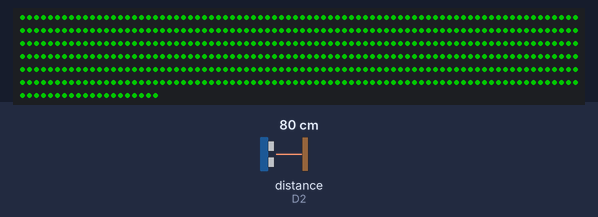
A sketch run on a simulated ESP8266 (NodeMCU). Shown: 500 RGB LEDs in strip order, left to right, continuing on the next row. Wiring (inferred from the names in the program): ultrasonic range finder: trigger D1; echo D2. The test bench sets the inputs (shaded band); at power-on: distance to the obstacle (sensor on D2) 80 cm. The echo pulse lasts 58.3 µs per cm; dim RGB values are drawn brighter than linear; random numbers use the default seed unless the sketch sets one.

Above: at 1.2 s.
1.3 s: distance to the obstacle (sensor on D2) set to 2 cm
At 1.93 s:
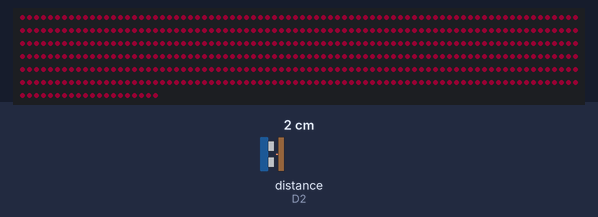
3.9 s: distance to the obstacle (sensor on D2) set to 18 cm
At 4.33 s:
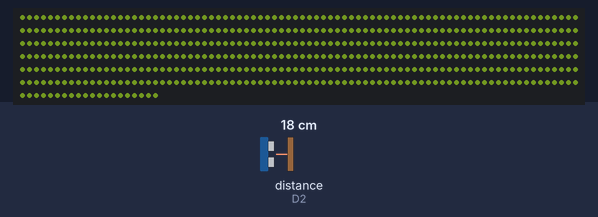
5.6 s: distance to the obstacle (sensor on D2) set to 4 cm
At 7.15 s:
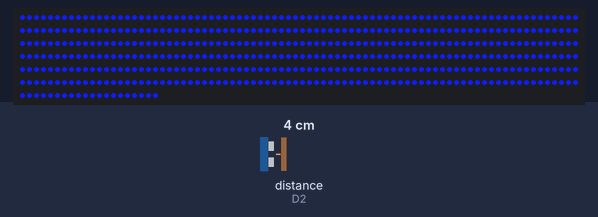
8.3 s: distance to the obstacle (sensor on D2) set to 120 cm
At 8.82 s:
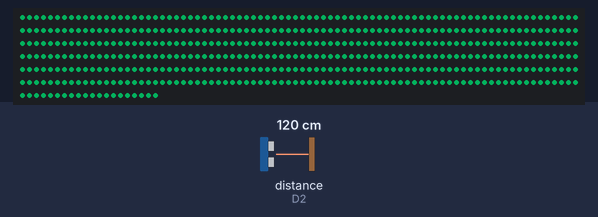
Timing chart, 0 to 11.1 s (numbered marks = the images above; inputs shaded):
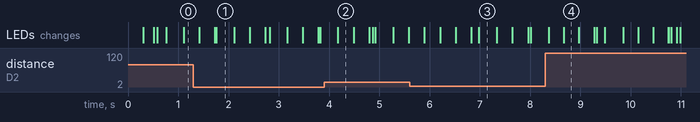

The sketch:

LEDProximitySensor.ino
```cpp
#include <FastLED.h>

#define LED_PIN D0   // Data pin connected to D0 (GPIO16)
#define TRIG_PIN D1  // Trigger pin connected to D1 (GPIO5)
#define ECHO_PIN D2  // Echo pin connected to D2 (GPIO4)

#define NUM_LEDS 500         // Number of LEDs in the strip
#define MAX_BRIGHTNESS 255  // Maximum brightness level (0-255)
#define MIN_BRIGHTNESS 32   // Minimum brightness level (0-255)
#define LED_TYPE WS2812B
#define COLOR_ORDER GRB
#define DEFAULT_COLOR CRGB::Green
#define TRANSITION_DURATION 2000
#define DETECTION_DISTANCE 10
#define REFRESH_RATE 10

CRGB leds[NUM_LEDS];

struct LEDController {
  CRGB currentColor = DEFAULT_COLOR;
  CRGB targetColor = DEFAULT_COLOR;

  float fadeValue = 0.0;
  float fadeRate = 0.05;
  unsigned long fadeDuration = TRANSITION_DURATION;
  unsigned long fadeStartTime = 0;

  void setup() {
    FastLED.addLeds<LED_TYPE, LED_PIN, COLOR_ORDER>(leds, NUM_LEDS).setCorrection(TypicalLEDStrip);
    FastLED.setBrightness(MIN_BRIGHTNESS);
  }

  void update() {
    updateBrightness();
    updateColor();
  }

  void updateBrightness() {
    fadeValue += fadeRate;
    if (fadeValue > TWO_PI) fadeValue -= TWO_PI;
    float brightness = (sin(fadeValue) + 1.0) / 2.0 * (MAX_BRIGHTNESS - MIN_BRIGHTNESS) + MIN_BRIGHTNESS;
    FastLED.setBrightness((uint8_t)brightness);
  }

  void setColor(CRGB color) {
      if (color != targetColor) {
          targetColor = color;
          fadeStartTime = millis();
      }
  }

  void updateColor() {
      unsigned long currentTime = millis();
      if (fadeStartTime > 0 && currentTime - fadeStartTime < fadeDuration) {
          float progress = (float)(currentTime - fadeStartTime) / fadeDuration;
          currentColor = blend(currentColor, targetColor, progress * 255);
      } else {
          currentColor = targetColor;
          fadeStartTime = 0;
      }
      fill_solid(leds, NUM_LEDS, currentColor);
      FastLED.show();
  }
};

struct UltrasonicSensor {
  bool detectionActive = false;

  void setup() {
    pinMode(TRIG_PIN, OUTPUT);
    pinMode(ECHO_PIN, INPUT);
  }

  long getDistance() {
    digitalWrite(TRIG_PIN, LOW);
    delayMicroseconds(2);
    digitalWrite(TRIG_PIN, HIGH);
    delayMicroseconds(10);
    digitalWrite(TRIG_PIN, LOW);
    long duration = pulseIn(ECHO_PIN, HIGH, 30000);  // 30ms timeout to avoid blocking
    if (duration == 0 || duration > 30000) return -1; // Ensure out-of-range values are handled
    return duration * 0.034 / 2;
  }

  bool isObjectDetected() {
    long distance = getDistance();
    if (distance > 0 && distance < DETECTION_DISTANCE) {
      detectionActive = true;
    } else {
      detectionActive = false;
    }
    return detectionActive;
  }
};

LEDController ledController;
UltrasonicSensor ultrasonicSensor;
unsigned long lastUpdate = 0;

void setup() {
  ledController.setup();
  ultrasonicSensor.setup();
}

void loop() {
  unsigned long currentTime = millis();
  bool objectDetected = false;
  if (currentTime - lastUpdate > REFRESH_RATE) {
    lastUpdate = currentTime;

    objectDetected = ultrasonicSensor.isObjectDetected();
    if (objectDetected && ledController.targetColor == DEFAULT_COLOR) {
      byte hue = random(0, 255);
      byte saturation = random(180, 255);
      byte value = 255;
      ledController.setColor(CHSV(hue, saturation, value));
    }
    else if (!objectDetected && ledController.targetColor != DEFAULT_COLOR) {
      ledController.setColor(DEFAULT_COLOR);
    }

    ledController.update();
  }
}
```
